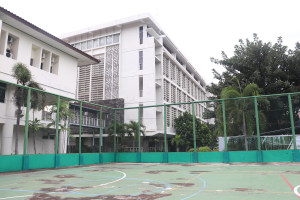
#> input picture undergraduate-thesis/databases/SKRIPSI Gedung C.png, 300 x 200 px, found by its file name
$ jupyter execute 'FIX SKRIPSI BAHAN PRESENTASI DETEKSI TEPI.ipynb'
#> lines starting #> are read from the running program, lines starting #| are printed output that depends on the picture; long printed decimals are rounded
[cell 1]
from matplotlib import image
from matplotlib import pyplot
from PIL import Image
from numpy import asarray
import numpy as np
import random
import math
import cv2

#gambar di-print di python
#im = Image.open('SKRIPSI Zebra Cross.png')
#im = Image.open('SKRIPSI Pinus.png')
im = Image.open('SKRIPSI Gedung C.png')
#> im is the input picture: PIL image 300x200 RGBA; mean R, G, B, A 155.3, 164.7, 160.6, 255

img1 = im.convert("L") #convert ke hitam-putih
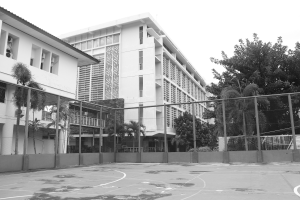
#> img1: PIL image 300x200 L; min 19, max 255, mean 161.4
width, height=img1.size
#> width = 300; height = 200

pyplot.xticks([]), pyplot.yticks([])
pyplot.imshow(img1, cmap = 'gray')

[cell 2]
#PROGRAM METODE BEDA HINGGA EKSPLISIT DIMENSI DUA PADA CITRA
from numpy import linspace, array, zeros, insert, delete
from pandas import DataFrame, pivot_table
from math import ceil

D=3 #koefisien difusivitas
xm=width*2 #panjang sumbu x
#> xm = 600
yn=height*2 #panjang sumbu y
#> yn = 400
deltat=0.2 #selisih waktu
tn=100 #batas waktu pada t_n
m=width #banyak pemotongan pada sumbu x
#> m = 300
n=height #banyak pemotongan pada sumbu y
#> n = 200
deltax=xm/m #selisih antar posisi di sumbu x
#> deltax = 2
deltay=yn/n #selisih antar posisi di sumbu y
#> deltay = 2
lamda=(D*deltat)/(deltax)**2 #lamda
#> lamda = 0.15

#melakukan uji kestabilan metode
if lamda<=0.25:
    print('Metode stabil, sebab lambda =', lamda, '\leq 0.25')
#| Metode stabil, sebab lambda = 0.15 \leq 0.25
else:
    print('Metode tidak stabil, cek kembali masukan')

#mendefinisikan array kosong V yg berisi para matriks berukuran mxn
#para matriks di dalam V disebut matriks U
V=array([zeros((n,m))])
W=array([zeros((n-2,m-2))]) #array display #tidak menampilkan piksel tepi

#mengisi syarat awal ke matriks U saat t=0
U=array(img1) #matriks pertama U, diisi data gambar
#print(U)

#matriks pertama U dimasukkan ke array V
V=insert(V,0,U,axis = 0)

#matriks display awal X
#tepi dihapus satu persatu
X=delete(U, n-1, 0)
X=delete(X, 0, 0)
#> X: shape (198, 300)
X=delete(X, m-1, 1)
#> X: shape (198, 299)
X=delete(X, 0, 1)
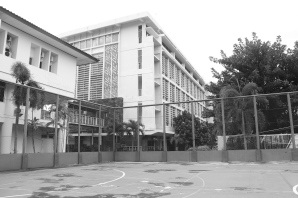
#> X: shape (198, 298); min 19, max 255, mean 161
W=insert(W,0,X,axis = 0)
#print(W)

#------------------------------ENTRI PERTAMA SELESAI-----------------------------

Q=np.array(zeros((n,m))) #matriks Q sebagai wadah kosong
#mengisi syarat batas ke setiap batas (tepi) matriks U saat t=1
for c in range (m):
    Q[0][c]=U[0][c]
    Q[n-1][c]=U[n-1][c]
for d in range (n):
    Q[d][0]=U[d][0]
    Q[d][m-1]=U[d][m-1]
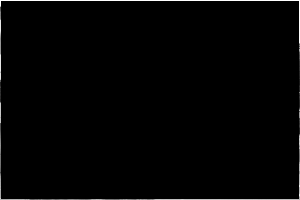
#> Q: shape (200, 300) float64; min 0, max 255, mean 3.1
#print(Q)

#mengisi entri matriks U yang belum terisi
#berdasarkan rumus metode eksplisit
for j in range (1,n-1):
    for i in range (1,m-1):
        Q[j][i]=ceil((1-4*lamda)*U[j][i]+lamda*(U[j-1][i]+U[j+1][i]+U[j][i-1]+U[j][i+1]))
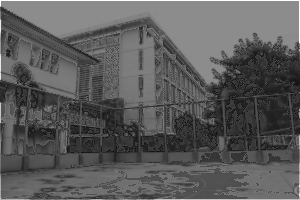
#> Q: shape (200, 300) float64; min 13, max 255, mean 90.5
#print(Q)
V=insert(V,1,Q,axis = 0)

#matriks display kedua S
#tepi dihapus satu persatu lagi
S=delete(Q, n-1, 0)
S=delete(S, 0, 0)
#> S: shape (198, 300) float64
S=delete(S, m-1, 1)
#> S: shape (198, 299) float64
S=delete(S, 0, 1)
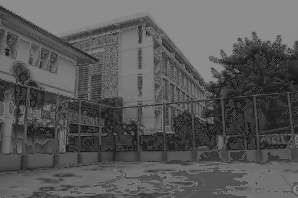
#> S: shape (198, 298) float64; min 13, max 140, mean 88.9
W=insert(W,1,S,axis = 0)
#print(W)

#------------------------------ENTRI KEDUA SELESAI-----------------------------

#R=Q
R=array(zeros((n,m)))
for j in range (n):
    for i in range (m):
        R[j][i]=Q[j][i]
#print(R)

#mengisi syarat batas ke setiap batas matriks U saat t=2 sampai t=tn
for k in range (2,tn+1):
    for c in range (m):
        R[0][c]=Q[0][c]
        R[n-1][c]=Q[n-1][c]
    for d in range (n):
        R[d][0]= Q[d][0]
        R[d][m-1]= Q[d][m-1]
#print(Q)

#mengisi entri matriks U yang belum terisi
#berdasarkan rumus metode eksplisit
    for j in range (1,n-1):
        for i in range (1,m-1):
            R[j][i]=ceil((1-4*lamda)*Q[j][i]+lamda*(Q[j-1][i]+Q[j+1][i]+Q[j][i-1]+Q[j][i+1]))
            #print(R)
            #print(Q)
    V=insert(V,k,R,axis = 0)
    #menghapus tepi
    T=delete(R, n-1, 0)
    T=delete(T, 0, 0)
    T=delete(T, m-1, 1)
    T=delete(T, 0, 1)
    W=insert(W,k,T,axis = 0)
    for j in range (n):
        for i in range (m):
            Q[j][i]=R[j][i]
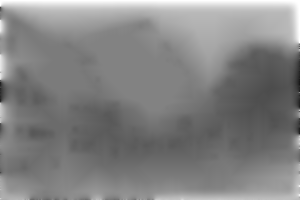
#> Q: shape (200, 300) float64; min 24, max 255, mean 130.2

#------------------------------ENTRI KETIGA SAMPAI TERAKHIR SELESAI-----------------------------

#menghapus entri terakhir
V=delete(V, tn+1, 0) #V kumpulan matriks asli
#print(V)
W=delete(W, tn+1, 0) #W kumpulan matriks display
#print(W)

[cell 3]
#PROGRAM UNTUK MENDETEKSI GARIS TEPI PADA CITRA
from numpy import sqrt
#Iterasi ke-sekian yang ingin dideteksi tepinya
iterasi1=1
iterasi2=5
iterasi3=20
iterasi4=50
TEPI1=V[iterasi1]
TEPI2=V[iterasi2]
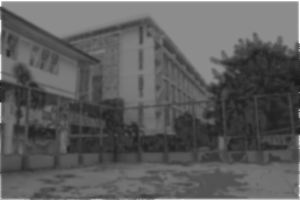
#> TEPI2: shape (200, 300) float64; min 24, max 255, mean 92.7
TEPI3=V[iterasi3]
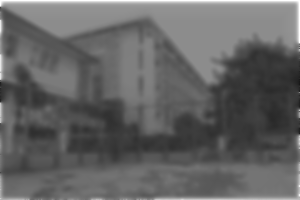
#> TEPI3: shape (200, 300) float64; min 24, max 255, mean 99.5
TEPI4=V[iterasi4]
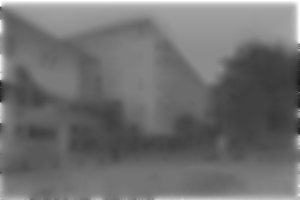
#> TEPI4: shape (200, 300) float64; min 24, max 255, mean 111.5
#SELISIH=V[iterasi]-V[iterasi-1] #BARU BENER
#print(TEPI)

#DEFINISI MATRIKS GRAD
GRAD1=np.array(zeros((n,m)))
GRAD2=np.array(zeros((n,m)))
GRAD3=np.array(zeros((n,m)))
GRAD4=np.array(zeros((n,m)))
#mengisi syarat batas ke setiap batas matriks GRAD saat t=iterasi
for c in range (m):
    GRAD1[0][c]=TEPI1[0][c]
    GRAD1[n-1][c]=TEPI1[n-1][c]
    GRAD2[0][c]=TEPI2[0][c]
    GRAD2[n-1][c]=TEPI2[n-1][c]
    GRAD3[0][c]=TEPI3[0][c]
    GRAD3[n-1][c]=TEPI3[n-1][c]
    GRAD4[0][c]=TEPI4[0][c]
    GRAD4[n-1][c]=TEPI4[n-1][c]
for d in range (n):
    GRAD1[d][0]=TEPI1[d][0]
    GRAD1[d][m-1]=TEPI1[d][m-1]
    GRAD2[d][0]=TEPI2[d][0]
    GRAD2[d][m-1]=TEPI2[d][m-1]
    GRAD3[d][0]=TEPI3[d][0]
    GRAD3[d][m-1]=TEPI3[d][m-1]
    GRAD4[d][0]=TEPI4[d][0]
    GRAD4[d][m-1]=TEPI4[d][m-1]

#mengisi entri matriks GRAD yang belum terisi
#berdasarkan RUMUS GRAD
for j in range (1,n-1):
    for i in range (1,m-1):
        GRAD1[j][i]=sqrt((((TEPI1[j+1][i]-TEPI1[j-1][i])/deltay)**2)+(((TEPI1[j][i+1]-TEPI1[j][i-1])/deltax)**2))
        GRAD2[j][i]=sqrt((((TEPI2[j+1][i]-TEPI2[j-1][i])/deltay)**2)+(((TEPI2[j][i+1]-TEPI2[j][i-1])/deltax)**2))
        GRAD3[j][i]=sqrt((((TEPI3[j+1][i]-TEPI3[j-1][i])/deltay)**2)+(((TEPI3[j][i+1]-TEPI3[j][i-1])/deltax)**2))
        GRAD4[j][i]=sqrt((((TEPI4[j+1][i]-TEPI4[j-1][i])/deltay)**2)+(((TEPI4[j][i+1]-TEPI4[j][i-1])/deltax)**2))
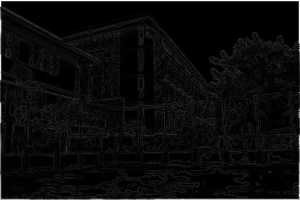
#> GRAD1: shape (200, 300) float64; min 0, max 255, mean 11.7

[cell 4]
#PROGRAM UNTUK MENGELUARKAN HEATMAP HASIL
#DETEKSI GARIS TEPI PADA CITRA
import matplotlib.pyplot as plt
fig = plt.figure(figsize=(16,8))

plt.subplot(111)
pyplot.xticks([]), pyplot.yticks([4])
pyplot.imshow(GRAD1, cmap='gray')

[cell 5]
#PROGRAM UNTUK MENGELUARKAN HEATMAP HASIL
#DETEKSI GARIS TEPI PADA CITRA
import matplotlib.pyplot as plt
fig = plt.figure(figsize=(16,12))

plt.subplot(121)
pyplot.xticks([]), pyplot.yticks([3])
pyplot.imshow(W[1], cmap='gray')

plt.subplot(122)
pyplot.xticks([]), pyplot.yticks([4])
pyplot.imshow(GRAD1, cmap='gray')

[cell 6]
#PROGRAM UNTUK MENGELUARKAN HEATMAP HASIL
#DETEKSI GARIS TEPI PADA CITRA
import matplotlib.pyplot as plt
fig = plt.figure(figsize=(16,9))

plt.subplot(141)
pyplot.xticks([]), pyplot.yticks([])
pyplot.imshow(GRAD1, cmap='gray')

plt.subplot(142)
pyplot.xticks([]), pyplot.yticks([])
pyplot.imshow(GRAD2, cmap='gray')

plt.subplot(143)
pyplot.xticks([]), pyplot.yticks([])
pyplot.imshow(GRAD3, cmap='gray')

plt.subplot(144)
pyplot.xticks([]), pyplot.yticks([])
pyplot.imshow(GRAD4, cmap='gray')
